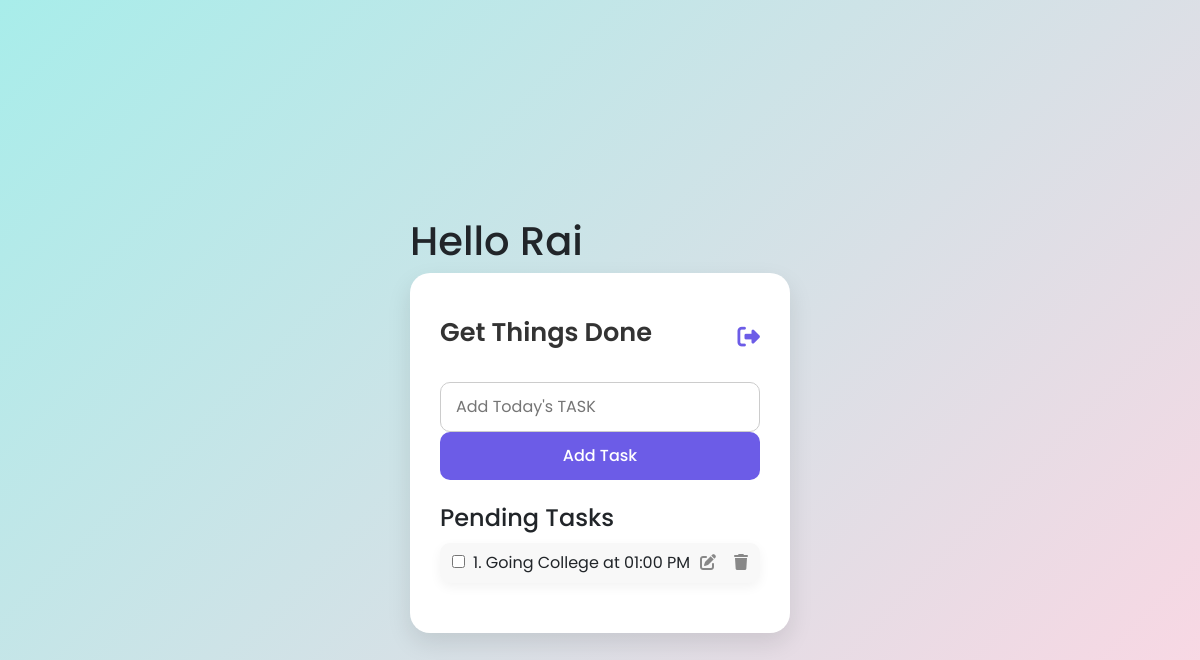
Before: /todopage/ (signed in) with the older database file.
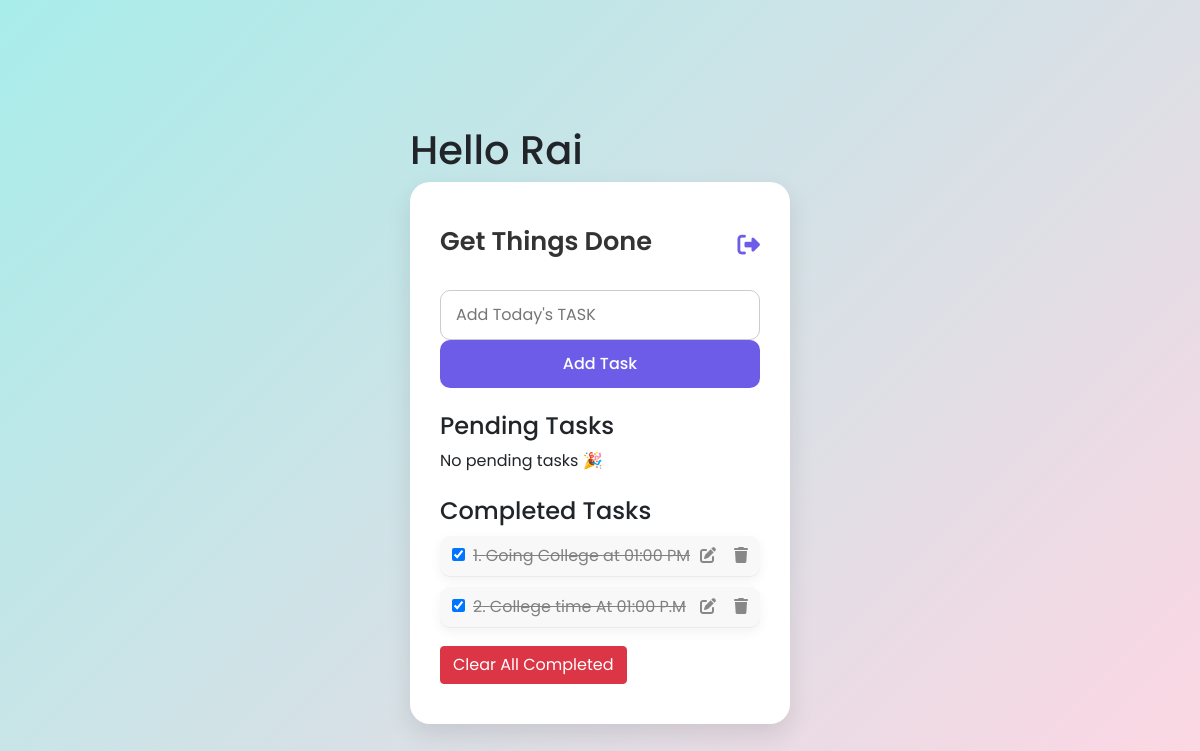
After: the same page with the newer database file.
### todo/models.py (models this page shows, shortened)
class TODOO(models.Model):
    srno=models.AutoField(primary_key=True, auto_created=True)
    title=models.CharField(max_length=25)
    date=models.DateField(auto_now_add=True)
    user=models.ForeignKey(User,on_delete=models.CASCADE)
    completed = models.BooleanField(default=False)

### todo/views.py (the view)
# urls.py: path('todopage/', views.todo, name='todo'),
@login_required(login_url='/login')
def todo(request):
    if request.method=='POST':
        title=request.POST.get('title')
        obj=models.TODOO(title=title, user=request.user)
        obj.save()
        messages.success(request, 'Task added successfully!')
        return redirect('/todopage')
    pending = TODOO.objects.filter(user=request.user, completed=False).order_by('-date')
    completed = TODOO.objects.filter(user=request.user, completed=True).order_by('-date')
    return render(request, 'todo.html', {
        'pending': pending,
        'completed': completed
    })

### todo/templates/todo.html (shortened to what this page needs)
{% load static %}
<!DOCTYPE html>
<html lang="en">
<head>
    <link href="https://cdn.jsdelivr.net/npm/bootstrap@5.1.3/dist/css/bootstrap.min.css" rel="stylesheet" />
    <link rel="stylesheet" href="{% static 'css/index.css' %}" />
    <link rel="stylesheet" href="{% static 'css/style.css' %}" />
</head>
<body>
<div class="toast-container position-fixed top-0 end-0 p-3" style="z-index: 2000">
</div>
    <div class="signup-login">
        <div><h1>Hello {{ user }}</h1></div>
        <div class="signup-box">
            <div class="heading-with-logout">
                <div class="heading">Get Things Done</div>
                <a href="{% url 'signout' %}" class="sign" title="Logout">
                    <i class="fa-solid fa-right-from-bracket"></i>
                </a>
            </div>
            <form method="post">
                <input type="text" class="inp" name="title" required placeholder="Add Today's TASK">
                <input type="submit" class="submit-button" value="Add Task">
            </form>
            <h4 class="mt-4">Pending Tasks</h4>
            {% if pending %}
                {% for todo in pending %}
                <div class="Todo d-flex align-items-center justify-content-between">
                    <div class="d-flex align-items-center">
                        <form method="POST" action="{% url 'toggle_task' todo.srno %}" class="me-2">
                            <input type="checkbox" onchange="this.form.submit()">
                        </form>
                        <p class="m-0">{{ forloop.counter }}. {{ todo.title }}</p>
                    </div>
                    <div class="d-flex gap-2">
                        <a href="/edit_todo/{{todo.srno}}"><i class="fa-solid fa-pen-to-square"></i></a>
                        <a href="/delete_todo/{{todo.srno}}"><i class="fa-solid fa-trash"></i></a>
                    </div>
                </div>
                {% endfor %}
            {% else %}
                <p>No pending tasks 🎉</p>
            {% endif %}
            {% if completed %}
                <h4 class="mt-4">Completed Tasks</h4>
                {% for todo in completed %}
                <div class="Todo d-flex align-items-center justify-content-between">
                    <div class="d-flex align-items-center">
                        <form method="POST" action="{% url 'toggle_task' todo.srno %}" class="me-2">
                            <input type="checkbox" checked onchange="this.form.submit()">
                        </form>
                        <p class="m-0" style="text-decoration: line-through; color: gray;">
                            {{ forloop.counter }}. {{ todo.title }}
                        </p>
                    </div>
                    <div class="d-flex gap-2">
                        <a href="/edit_todo/{{todo.srno}}"><i class="fa-solid fa-pen-to-square"></i></a>
                        <a href="/delete_todo/{{todo.srno}}"><i class="fa-solid fa-trash"></i></a>
                    </div>
                </div>
                {% endfor %}
                <button type="button" class="btn btn-danger mt-2" data-bs-toggle="modal" data-bs-target="#clearCompletedModal">
                    Clear All Completed
                </button>
            {% endif %}
        </div>
    </div>
</body>
</html>

### todo/static/css/index.css (style rules this page uses)
* { box-sizing: border-box; margin: 0; padding: 0; font-family: 'Poppins', sans-serif; }
body { background: linear-gradient(135deg, #a8edea, #fed6e3); min-height: 100vh; display: flex; justify-content: center; align-items: center; }
.signup-login { width: 100%; max-width: 420px; padding: 20px; }
.signup-box { background: white; border-radius: 20px; box-shadow: 0 10px 25px rgba(0, 0, 0, 0.1); padding: 40px 30px; transition: transform 0.3s ease-in-out; }
.heading { font-size: 2rem; font-weight: 700; text-align: center; margin-bottom: 10px; color: #333; }
.inp { width: 100%; padding: 12px 15px; border-radius: 10px; border: 1px solid #ccc; font-size: 1rem; transition: border-color 0.3s ease; }
.submit-button { width: 100%; padding: 12px; background: #6c5ce7; border: none; border-radius: 10px; color: white; font-size: 1rem; font-weight: 500; cursor: pointer; transition: background 0.3s ease; }

### todo/static/css/style.css (style rules this page uses)
.Todo { display: flex; justify-content: space-between; align-items: center; background: #f8f8f8; padding: 12px 15px; margin: 10px 0; border-radius: 10px; box-shadow: 0 4px 12px rgba(0,0,0,0.05); }
.Todo p { flex-grow: 1; margin: 0 20px; font-size: 1rem; }
.Todo i { color: #888; margin-left: 10px; cursor: pointer; transition: color 0.3s; }
.heading-with-logout { display: flex; align-items: center; justify-content: space-between; margin-bottom: 20px; }
.heading { font-size: 1.6rem; font-weight: 600; color: #333; }
.sign { font-size: 1.4rem; color: #6c5ce7; margin-left: 10px; transition: color 0.3s ease; cursor: pointer; }

### todo/templates/todo.html (style rules this page uses)
body { padding-top: 50px; }
.Todo { padding: .5rem .75rem; border-bottom: 1px solid rgba(0,0,0,.05); }

Changed rows visible on the page:
changed TODOO "Going College at 01:00 PM": moves from the list under "Pending Tasks" to the list under "Completed Tasks"
added TODOO: title "College time At 01:00 P.M", shown under "Completed Tasks"
Other visible differences:
text now shown: "No pending tasks 🎉 Completed Tasks Clear All Completed"
